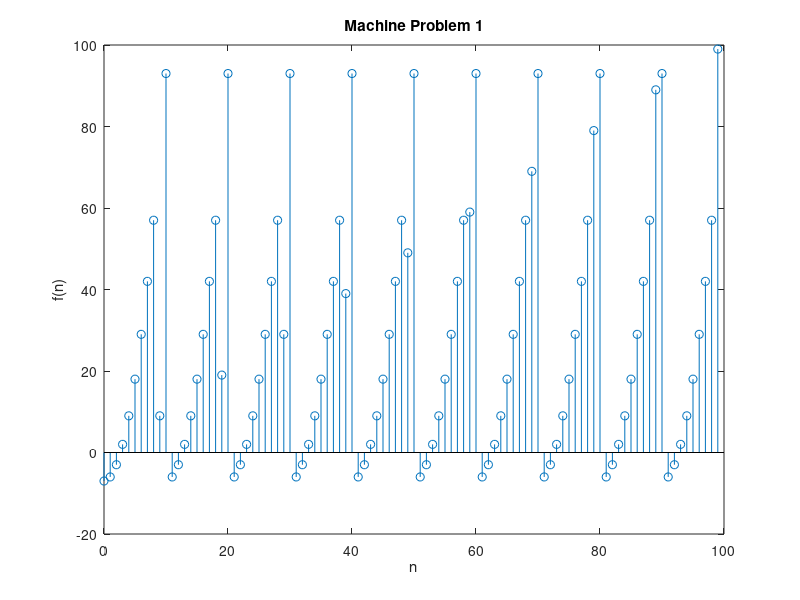

The MATLAB source for this figure:
n = 0:99;
fofn = 0:99;
i = 0;
while i ~=100
    x = i;
    i = i+1;
   while x>=11
       x= x-10;
   end
   if x ==9
       x
       y(i) = NaN;
       continue
   end
    fofn(i) = (x.^2)-7;
end
stem(n,fofn)
title('Machine Problem 1')
xlabel('n')
ylabel('f(n)')